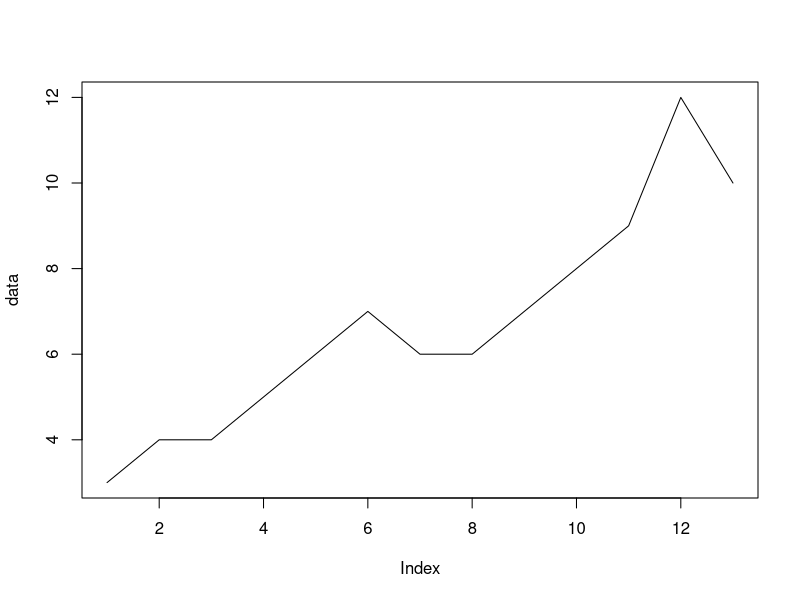

R code for this plot:
# A time series is said to be "stationary" if it has no trend,
# exhibits constant variance over time, and has a constant
# autocorrelation structure over time.

# Example: Augmented Dickey-Fuller Test in R
data <- c(3, 4, 4, 5, 6, 7, 6, 6, 7, 8, 9, 12, 10)

# plot data 
plot(data, type = "l")

# perform augmented Dickey-Fuller test
# load tseries package
library(tseries)
adf.test(data)
